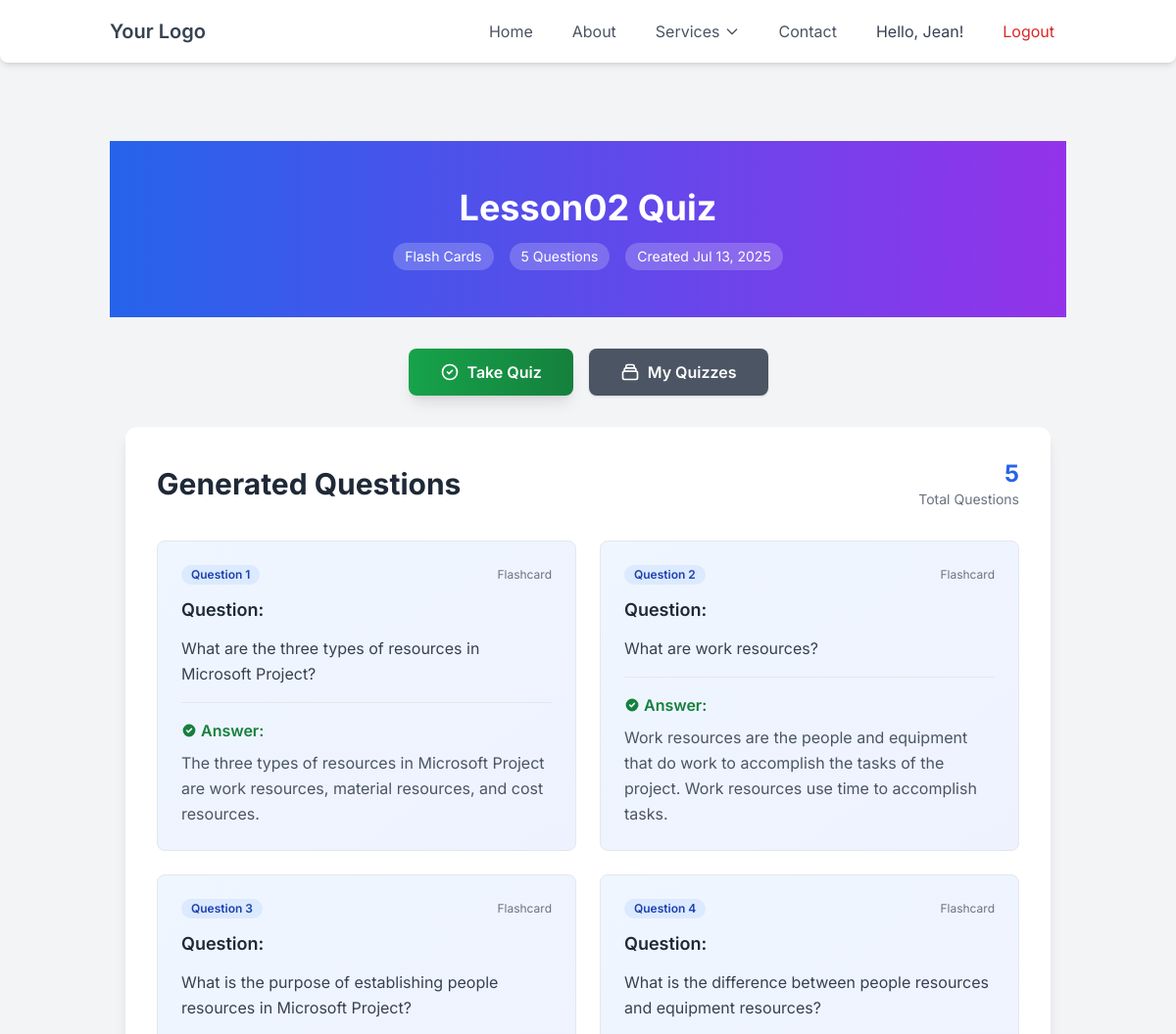
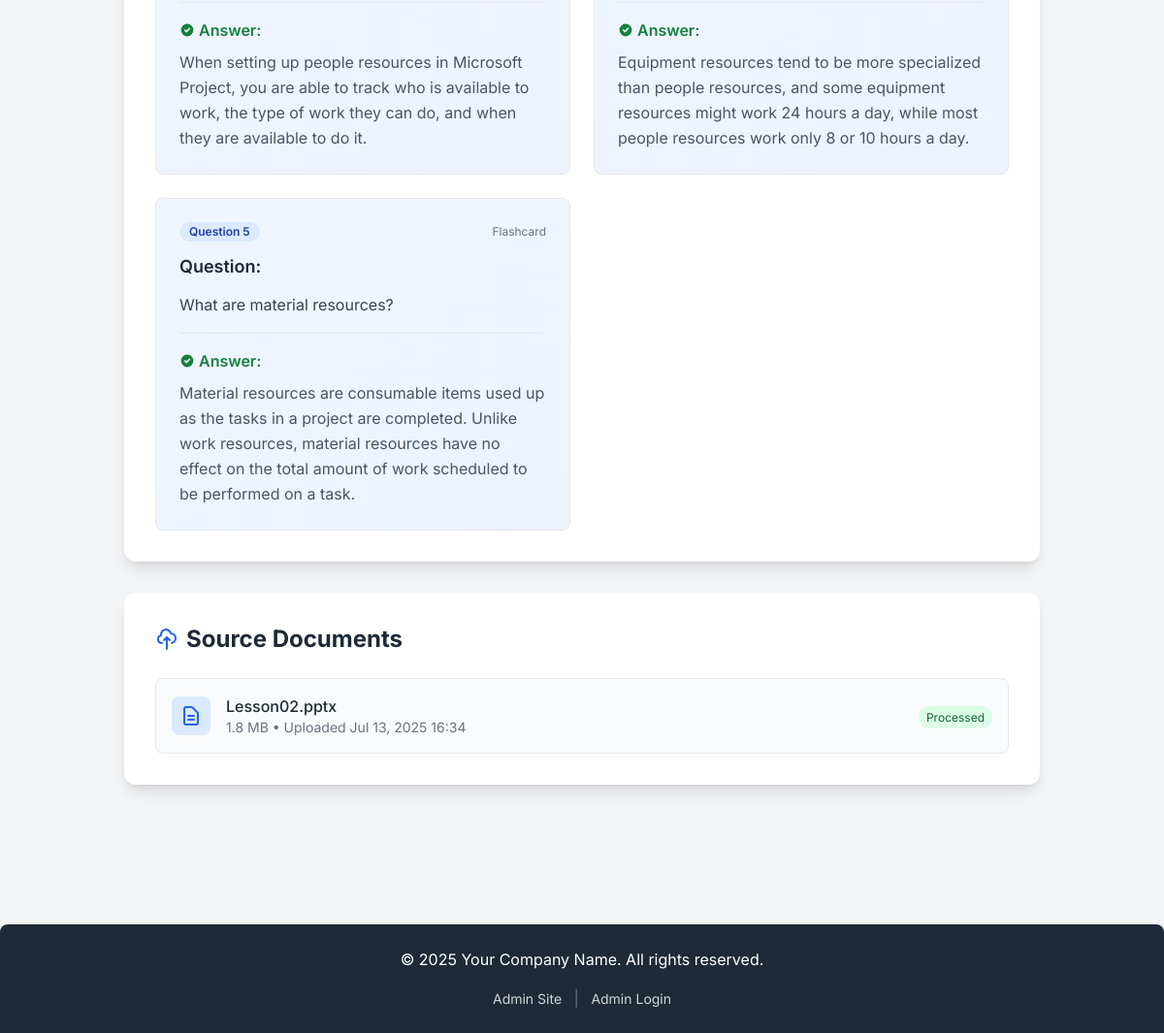
Page /quizmake/quiz/16/ (signed in) on the committed database (2 pictures, top to bottom).
### quizmake/models.py (models this page shows, shortened)
class Quiz(models.Model):
    QUIZ_TYPES = [
        ('flashcards', 'Flash Cards'),
        ('multiple_choice', 'Multiple Choice'),
    ]
    user = models.ForeignKey(User, on_delete=models.CASCADE)
    title = models.CharField(max_length=200, blank=True)
    quiz_type = models.CharField(max_length=20, choices=QUIZ_TYPES)
    num_questions = models.IntegerField()
    created_at = models.DateTimeField(auto_now_add=True)
    updated_at = models.DateTimeField(auto_now=True)

class Question(models.Model):
    quiz = models.ForeignKey(Quiz, on_delete=models.CASCADE, related_name='questions')
    question_text = models.TextField()
    answer_text = models.TextField(blank=True)  # For flashcards
    options = models.JSONField(default=dict, blank=True)  # For multiple choice
    correct_answer = models.CharField(max_length=1, blank=True)  # For multiple choice
    order = models.IntegerField(default=0)
    created_at = models.DateTimeField(auto_now_add=True)
    class Meta:
        ordering = ['order']

class UploadedFile(models.Model):
    quiz = models.ForeignKey(Quiz, on_delete=models.CASCADE, related_name='uploaded_files')
    file = models.FileField(upload_to='quiz_files/')
    filename = models.CharField(max_length=255)
    file_size = models.BigIntegerField()
    uploaded_at = models.DateTimeField(auto_now_add=True)

### quizmake/views.py (the view)
# urls.py: path('quiz/<int:quiz_id>/', views.quiz_detail, name='quiz_detail'),
@login_required
def quiz_detail(request, quiz_id):
    quiz = get_object_or_404(Quiz, id=quiz_id, user=request.user)
    questions = quiz.questions.all()
    context = {
        'quiz': quiz,
        'questions': questions,
    }
    return render(request, 'quizmake/quiz_detail.html', context)

### quizmake/templates/quizmake/quiz_detail.html (shortened to what this page needs)
{% extends "home/base.html" %}
{% block content %}
<section class="bg-gradient-to-r from-blue-600 to-purple-600 text-white py-12">
    <div class="max-w-6xl mx-auto px-4 text-center">
        <h1 class="text-4xl font-bold mb-4">{{ quiz.title }}</h1>
        <div class="flex flex-wrap justify-center gap-4 text-sm">
            <span class="bg-white bg-opacity-20 px-3 py-1 rounded-full">{{ quiz.get_quiz_type_display }}</span>
            <span class="bg-white bg-opacity-20 px-3 py-1 rounded-full">{{ quiz.questions.count }} Questions</span>
            <span class="bg-white bg-opacity-20 px-3 py-1 rounded-full">Created {{ quiz.created_at|date:"M d, Y" }}</span>
        </div>
    </div>
</section>
<section class="max-w-6xl mx-auto px-4 py-8">
    <div class="flex flex-col sm:flex-row gap-4 justify-center">
        <a href="{% url 'take_quiz' quiz.id %}" class="bg-gradient-to-r from-green-600 to-green-700 hover:from-green-700 hover:to-green-800 text-white font-semibold py-3 px-8 rounded-lg shadow-lg transition duration-300 ease-in-out transform hover:scale-105 flex items-center justify-center">
            <svg class="h-5 w-5 mr-2" fill="none" stroke="currentColor" viewBox="0 0 24 24">
                <path stroke-linecap="round" stroke-linejoin="round" stroke-width="2" d="M9 12l2 2 4-4m6 2a9 9 0 11-18 0 9 9 0 0118 0z" />
            </svg>
            Take Quiz
        </a>
        <a href="{% url 'my_quizzes' %}" class="bg-gray-600 hover:bg-gray-700 text-white font-semibold py-3 px-8 rounded-lg shadow transition duration-300 ease-in-out flex items-center justify-center">
            <svg class="h-5 w-5 mr-2" fill="none" stroke="currentColor" viewBox="0 0 24 24">
                <path stroke-linecap="round" stroke-linejoin="round" stroke-width="2" d="M19 11H5m14 0a2 2 0 012 2v6a2 2 0 01-2 2H5a2 2 0 01-2-2v-6a2 2 0 012-2m14 0V9a2 2 0 00-2-2M5 11V9a2 2 0 012-2m0 0V5a2 2 0 012-2h6a2 2 0 012 2v2M7 7h10" />
            </svg>
            My Quizzes
        </a>
    </div>
</section>
<section class="max-w-6xl mx-auto px-4 pb-12">
    <div class="bg-white rounded-xl shadow-lg p-8 mb-8">
        <div class="flex items-center justify-between mb-8">
            <h2 class="text-3xl font-bold text-gray-800">Generated Questions</h2>
            <div class="text-right">
                <div class="text-2xl font-bold text-blue-600">{{ quiz.questions.count }}</div>
                <div class="text-sm text-gray-500">Total Questions</div>
            </div>
        </div>
        {% if quiz.quiz_type == 'flashcards' %}
            <div class="grid grid-cols-1 md:grid-cols-2 gap-6">
                {% for question in questions %}
                <div class="border border-gray-200 rounded-lg p-6 bg-gradient-to-br from-blue-50 to-indigo-50 hover:shadow-md transition-shadow">
                    <div class="mb-4">
                        <div class="flex items-center justify-between mb-3">
                            <span class="bg-blue-100 text-blue-800 text-xs font-semibold px-2.5 py-0.5 rounded-full">
                                Question {{ question.order }}
                            </span>
                            <span class="text-xs text-gray-500">Flashcard</span>
                        </div>
                        <h3 class="font-semibold text-lg text-gray-800 mb-3">Question:</h3>
                        <p class="text-gray-700 leading-relaxed">{{ question.question_text }}</p>
                    </div>
                    <div class="border-t border-gray-200 pt-4">
                        <h4 class="font-semibold text-green-700 mb-2 flex items-center">
                            <svg class="h-4 w-4 mr-1" fill="currentColor" viewBox="0 0 20 20">
                                <path fill-rule="evenodd" d="M10 18a8 8 0 100-16 8 8 0 000 16zm3.707-9.293a1 1 0 00-1.414-1.414L9 10.586 7.707 9.293a1 1 0 00-1.414 1.414l2 2a1 1 0 001.414 0l4-4z" clip-rule="evenodd" />
                            </svg>
                            Answer:
                        </h4>
                        <p class="text-gray-600 leading-relaxed">{{ question.answer_text }}</p>
                    </div>
                </div>
                {% endfor %}
            </div>
        {% endif %}
    </div>
    <div class="bg-white rounded-xl shadow-lg p-8">
        <h2 class="text-2xl font-bold text-gray-800 mb-6 flex items-center">
            <svg class="h-6 w-6 mr-2 text-blue-600" fill="none" stroke="currentColor" viewBox="0 0 24 24">
                <path stroke-linecap="round" stroke-linejoin="round" stroke-width="2" d="M7 16a4 4 0 01-.88-7.903A5 5 0 1115.9 6L16 6a5 5 0 011 9.9M15 13l-3-3m0 0l-3 3m3-3v12" />
            </svg>
            Source Documents
        </h2>
        {% if quiz.uploaded_files.all %}
            <div class="grid gap-4">
                {% for file in quiz.uploaded_files.all %}
                <div class="flex items-center justify-between p-4 bg-gray-50 rounded-lg border border-gray-200">
                    <div class="flex items-center">
                        <div class="bg-blue-100 p-2 rounded-lg mr-4">
                            <svg class="h-6 w-6 text-blue-600" fill="none" stroke="currentColor" viewBox="0 0 24 24">
                                <path stroke-linecap="round" stroke-linejoin="round" stroke-width="2" d="M9 12h6m-6 4h6m2 5H7a2 2 0 01-2-2V5a2 2 0 012-2h5.586a1 1 0 01.707.293l5.414 5.414a1 1 0 01.293.707V19a2 2 0 01-2 2z" />
                            </svg>
                        </div>
                        <div>
                            <div class="font-medium text-gray-800">{{ file.filename }}</div>
                            <div class="text-sm text-gray-500">{{ file.file_size|filesizeformat }} • Uploaded {{ file.uploaded_at|date:"M d, Y H:i" }}</div>
                        </div>
                    </div>
                    <div class="text-right">
                        <span class="text-xs bg-green-100 text-green-800 px-2 py-1 rounded-full">Processed</span>
                    </div>
                </div>
                {% endfor %}
            </div>
        {% endif %}
    </div>
</section>
{% endblock content %}

### home/templates/home/base.html (shortened to what this page needs)
{% load static %}
<!DOCTYPE html>
<html lang="en">
<head>
    <script src="https://cdn.tailwindcss.com"></script>
    <link rel="stylesheet" href="{% static 'weighttracker/css/style.css' %}">
</head>
<body class="bg-gray-100 text-gray-800 min-h-screen flex flex-col">
    <header class="bg-white shadow-md rounded-b-lg fixed top-0 left-0 w-full z-50">
        <nav class="container mx-auto px-6 py-3 flex justify-between items-center">
            <div>
                <a href="#" class="text-xl font-semibold text-gray-700 hover:text-blue-600 rounded">Your Logo</a>
            </div>
            <div class="space-x-4 flex items-center">
                <a href="/" class="px-3 py-2 text-gray-600 hover:text-blue-600 rounded-md">Home</a>
                <a href="#" class="px-3 py-2 text-gray-600 hover:text-blue-600 rounded-md">About</a>
                <div class="relative group">
                    <button class="px-3 py-2 text-gray-600 hover:text-blue-600 rounded-md flex items-center">
                        Services
                        <svg class="w-4 h-4 ml-1 transition-transform group-hover:rotate-180" fill="none" stroke="currentColor" viewBox="0 0 24 24">
                            <path stroke-linecap="round" stroke-linejoin="round" stroke-width="2" d="M19 9l-7 7-7-7"></path>
                        </svg>
                    </button>
                </div>
                <a href="#" class="px-3 py-2 text-gray-600 hover:text-blue-600 rounded-md">Contact</a>
                {% if user.is_authenticated %}
                    <span class="px-3 py-2 text-gray-700">Hello, {{ user.username }}!</span>
                    <form method="post" action="{% url 'logout' %}" style="display: inline;">
                        <button type="submit" class="px-3 py-2 text-red-600 hover:text-red-800 rounded-md bg-transparent border-none cursor-pointer">Logout</button>
                    </form>
                {% else %}
                    <a href="{% url 'login' %}" class="px-3 py-2 text-blue-600 hover:text-blue-800 rounded-md">Login</a>
                    <a href="{% url 'register' %}" class="px-3 py-2 text-green-600 hover:text-green-800 rounded-md">Register</a>
                {% endif %}
            </div>
        </nav>
    </header>
    <main class="container mx-auto px-6 py-12 mt-24 flex-1">
        {%block content %}{% endblock %}
    </main>
    <footer class="bg-gray-800 text-white mt-12 py-6 rounded-t-lg">
        <div class="container mx-auto px-6 text-center">
            <p>&copy; 2025 Your Company Name. All rights reserved.</p>
            <div class="mt-4">
                <a href="/admin/" class="text-gray-300 hover:text-white text-sm">Admin Site</a>
                <span class="text-gray-500 mx-2">|</span>
                <a href="/admin/login/" class="text-gray-300 hover:text-white text-sm">Admin Login</a>
            </div>
        </div>
    </footer>
</body>
</html>

### home/templates/home/base.html (style rules this page uses)
body { font-family: 'Inter', sans-serif; }

### rows in the picture
Quiz: title "Lesson02 Quiz", quiz_type "Flash Cards", questions.count "5", created_at "Jul 13, 2025"
Question: order "1", question_text "What are the three types of resources in Microsoft Project?", answer_text "The three types of resources in Microsoft Project are work resources, material resources, and cost resources."
Question: order "2", question_text "What are work resources?", answer_text "Work resources are the people and equipment that do work to accomplish the tasks of the project. Work resources use time to accomplish tasks."
Question: order "3", question_text "What is the purpose of establishing people resources in Microsoft Project?", answer_text "When setting up people resources in Microsoft Project, you are able to track who is available to work, the type of work they can do, and when they are available to do it."
Question: order "4", question_text "What is the difference between people resources and equipment resources?", answer_text "Equipment resources tend to be more specialized than people resources, and some equipment resources might work 24 hours a day, while most people resources work only 8 or 10 hours a day."
Question: order "5", question_text "What are material resources?", answer_text "Material resources are consumable items used up as the tasks in a project are completed. Unlike work resources, material resources have no effect on the total amount of work scheduled to be performed on a task."
UploadedFile: filename "Lesson02.pptx", file_size|filesizeformat "1.8 MB", uploaded_at "Jul 13, 2025 16:34"

### other values in the picture
{{ user.username }} "Jean"
